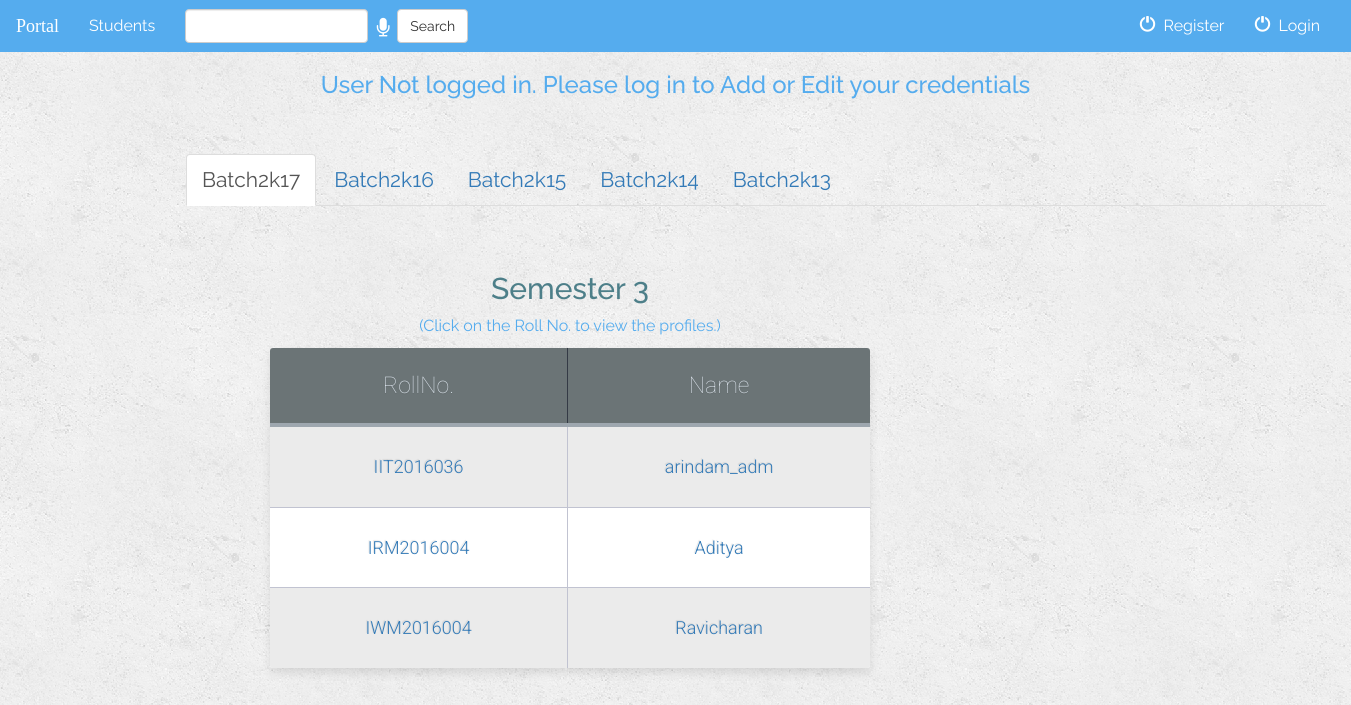
The page /studentportal/ on the database as committed earlier.
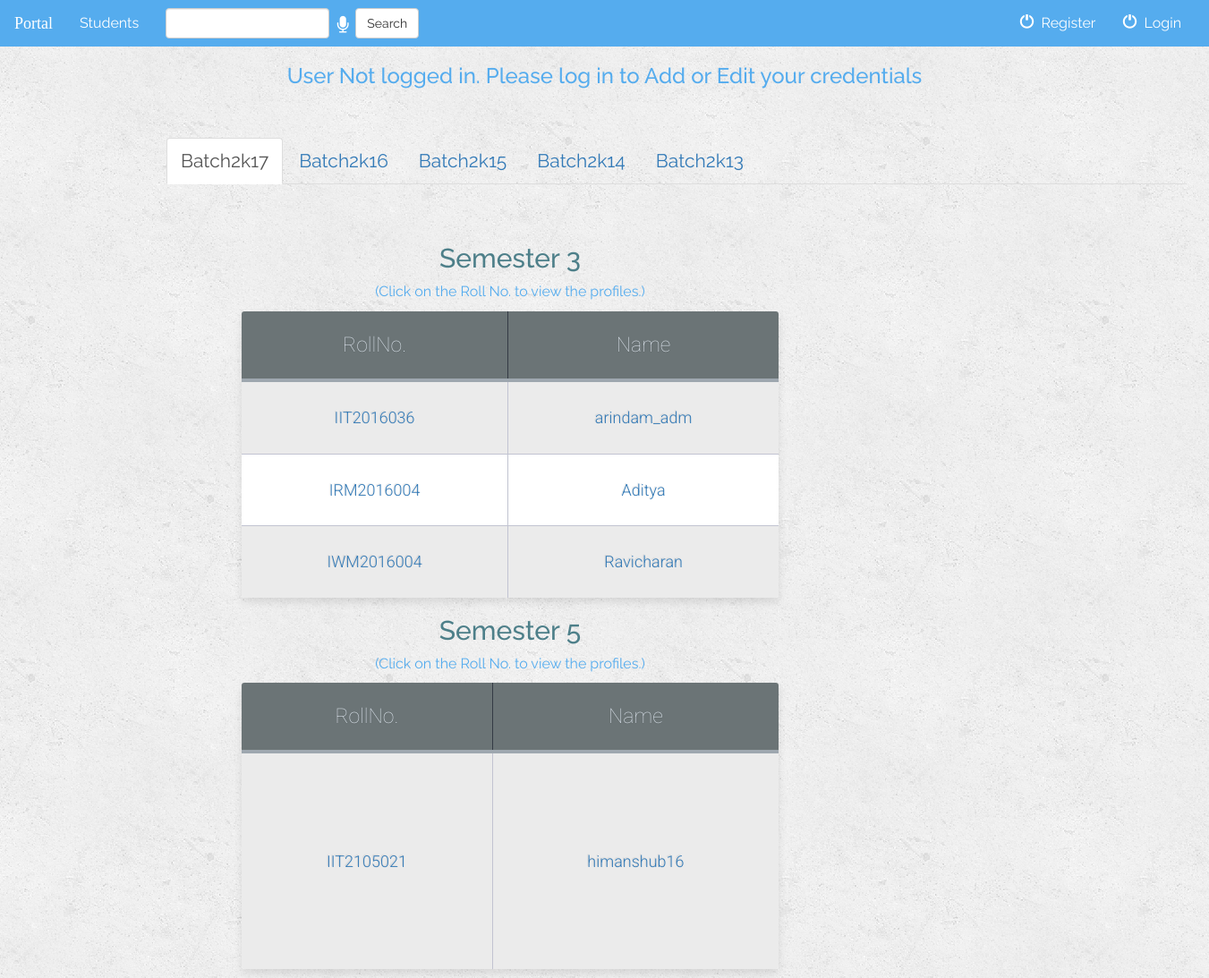
The same page on the database as committed later.
### student/models.py (models this page shows, shortened)
class Student(models.Model):
    user = models.ForeignKey(User,default=None,null=True)
    enrollment_no = models.CharField(max_length=50, default=None, unique=True)
    first_name = models.CharField(max_length=200, default=None)
    last_name = models.CharField(max_length=200, default=None)
    email = models.EmailField(default=None,null=True)
    current_semester = models.IntegerField(default=1, null=True)
    graduation_year = models.IntegerField(null=True)
    is_active = models.BooleanField(default=False)
    created_on = models.DateTimeField(auto_now_add=True)
    updated_on = models.DateTimeField(auto_now=True)

### student/views.py (the view)
class IndexView(View):
    template_name = 'student/index.html'
    def get(self,request):
        sem1 =  Student.objects.filter(current_semester=1).order_by('enrollment_no')
        sem2 =  Student.objects.filter(current_semester=2).order_by('enrollment_no')
        sem3 =  Student.objects.filter(current_semester=3).order_by('enrollment_no')
        sem4 =  Student.objects.filter(current_semester=4).order_by('enrollment_no')
        sem5 =  Student.objects.filter(current_semester=5).order_by('enrollment_no')
        sem6 =  Student.objects.filter(current_semester=6).order_by('enrollment_no')
        sem7 =  Student.objects.filter(current_semester=7).order_by('enrollment_no')
        sem8 =  Student.objects.filter(current_semester=8).order_by('enrollment_no')
        sem9 =  Student.objects.filter(current_semester=9).order_by('enrollment_no')
        sem10 =  Student.objects.filter(current_semester=10).order_by('enrollment_no')
        object_list = []
        query = self.request.GET.get("q")
        if query:
           temp_object_list = Student.objects.filter(Q(user__first_name__contains=query) | Q(enrollment_no__icontains=query)).order_by('enrollment_no')
           object_list = temp_object_list
        context = {'object_list':object_list,'sem1':sem1,'sem2':sem2,'sem3':sem3,'sem4':sem4,'sem5':sem5,'sem6':sem6,'sem7':sem7,'sem8':sem8,'sem9':sem9,'sem10':sem10}
        return render(request,'student/index.html',context)

### student/templates/student/index.html (shortened to what this page needs)
{% extends 'student/base.html' %}
{% block body %}
<div class="container row">
	{% if object_list or sem1 or sem2 or sem3 or sem4 or sem5 or sem6 or sem7 or sem8 or sem9 or sem10 %}
	{% if object_list %}
    	<table class="table-fill">
    	<thead >
    		<tr>
    			<th class="text-center">RollNo.</th>
    			<th class="text-center">Name</th>
    		</tr>
    	</thead>
    	<tbody class="table-hover">
    		{% for student in object_list %}
    		<tr>
    			<td class="text-center"> <a href="{% url 'student:detail' student.id %}" style="text-decoration: none">{{student.enrollment_no}}</a> </td>
    			<td class="text-center"> <a href="{% url 'student:detail' student.id %}" style="text-decoration: none">{{student.user}}</a> </td>
    		</tr>
    		{% endfor %}
    	</tbody>
    	</table>
	{% else %}
<br><br>
	<div class="container" style="margin-left: 15%">
		<ul class="nav nav-tabs">
		  <li class="active"><a data-toggle="tab" href="#batch2k17" style="font-family:Raleway;font-size:21px;">Batch2k17</a></li>
		  <li><a data-toggle="tab" href="#batch2k16" style="font-family:Raleway;font-size:21px;">Batch2k16</a></li>
		  <li><a data-toggle="tab" href="#batch2k15" style="font-family:Raleway;font-size:21px;">Batch2k15</a></li>
			<li><a data-toggle="tab" href="#batch2k14" style="font-family:Raleway;font-size:21px;">Batch2k14</a></li>
			<li><a data-toggle="tab" href="#batch2k13" style="font-family:Raleway;font-size:21px;">Batch2k13</a></li>
		</ul>
	</div>
<br><br>
	{% if sem3 %}
		<h2 style="text-align:center;font-family:Raleway;color:#4D7F89">Semester 3</h2>
        <p style="text-align:center;font-family:Raleway;color: #55acee">(Click on the Roll No. to view the profiles.)<p>
		<table class="table-fill">
    	<thead >
    		<tr>
    			<th class="text-center">RollNo.</th>
    			<th class="text-center">Name</th>
    		</tr>
    	</thead>
    	<tbody class="table-hover">
    		{% for student in sem3 %}
    		<tr>
    			<td class="text-center"> <a href="{% url 'student:detail' student.id %}" style="text-decoration: none">{{student.enrollment_no}}</a> </td>
    			<td class="text-center"> <a href="{% url 'student:detail' student.id %}" style="text-decoration: none">{{student.user}}</a> </td>
    		</tr>
    		{% endfor %}
    	</tbody>
    	</table>
	{% endif %}
	{% if sem4 %}
		<h2 style="text-align:center;font-family:Raleway;color:#4D7F89">Semester 4</h2>
        <p style="text-align:center;font-family:Raleway;color: #55acee">(Click on the Roll No. to view the profiles.)<p>
		<table class="table-fill">
    	<thead >
    		<tr>
    			<th class="text-center">RollNo.</th>
    			<th class="text-center">Name</th>
    		</tr>
    	</thead>
    	<tbody class="table-hover">
    		{% for student in sem4 %}
    		<tr>
    			<td class="text-center"> <a href="{% url 'student:detail' student.id %}" style="text-decoration: none">{{student.enrollment_no}}</a> </td>
    			<td class="text-center"> <a href="{% url 'student:detail' student.id %}" style="text-decoration: none">{{student.user}}</a> </td>
    		</tr>
    		{% endfor %}
    	</tbody>
    	</table>
	{% elif sem5 %}
		<h2 style="text-align:center;font-family:Raleway;color:#4D7F89">Semester 5</h2>
        <p style="text-align:center;font-family:Raleway;color: #55acee">(Click on the Roll No. to view the profiles.)<p>
		<table class="table-fill">
    	<thead >
    		<tr>
    			<th class="text-center">RollNo.</th>
    			<th class="text-center">Name</th>
    		</tr>
    	</thead>
    	<tbody class="table-hover">
    		{% for student in sem5 %}
    		<tr>
    			<td class="text-center"> <a href="{% url 'student:detail' student.id %}" style="text-decoration: none">{{student.enrollment_no}}</a> </td>
    			<td class="text-center"> <a href="{% url 'student:detail' student.id %}" style="text-decoration: none">{{student.user}}</a> </td>
    		</tr>
    		{% endfor %}
    	</tbody>
    	</table>
	{% endif %}
	{% endif %}
	{% else %}
   	         <h3>You don't have any student</h3>
	{% endif %}
</div>
{% endblock %}

### student/templates/student/base.html (shortened to what this page needs)
<html>
<head>
	{% load staticfiles %}
	<link rel="stylesheet" href="https://maxcdn.bootstrapcdn.com/bootstrap/3.3.7/css/bootstrap.min.css">
	<link rel="stylesheet" type="text/css" href="{% static 'student/style.css' %}" />
	<link rel="stylesheet" type="text/css" href="{% static 'student/tables.css' %}" />
	<link rel="stylesheet" type="text/css" href="{% static 'student/tabs.css' %}" />
	<link rel="stylesheet" type="text/css" href="https://maxcdn.bootstrapcdn.com/font-awesome/4.4.0/css/font-awesome.min.css">
</head>
<body>
<nav class="navbar navbar-inverse"  style ="background-color: #55acee;font-family:Raleway;border-color: #55acee">
    <div class="container-fluid">
	<div class="navbar-header">
		<a class="navbar-brand" href="{% url 'student:index' %}" style="color:white">Portal</a>
	</div>
	<div class="collapse navbar-collapse" id="topNavBar">
		<ul class="nav navbar-nav" style="background-color: #55acee" >
			<li class="active navli" style="background-color: #55acee"  >
				<a href="{% url 'student:index' %}" style="background-color: #55acee" class="nava navli">Students</a>
			</li>
		</ul>
    <form class="navbar-form navbar-left" role="search" method="get" action="#">
      <div class="form-group">
					<input type="text" palceholder="SearchHere" class="form-control" name="q" id="q" value="{{ request.GET.q }}" />
			</div>
      <div class="form-group">
					<i class="fa fa-microphone" aria-hidden="true" onclick="startDictation()" style="color: white;margin-left: 35%;font-size: 20px;margin-top: 25%;"></i>
			</div>&nbsp;&nbsp;
      <div class="form-group">
					<button type="submit" class="btn btn-default" id="searchbtn" >Search</button>
		  </div>
		</form>
		<ul class="nav navbar-nav navbar-right">
			{% if request.user.is_authenticated %}
			<li class="navli">
				<a href="{% url 'student:ranks' %}" class="nava">
					<span class="glyphicon glyphicon-th" aria-hidden="true"></span>&nbsp;
					Ranking
				</a>
			</li>
      <li class="navli">
				<a href="{% url 'student:studentupdate' %}" class="nava">
					<span class="glyphicon glyphicon-off" aria-hidden="true"></span>&nbsp;
					Update details
				</a>
			</li>
			<li class="navli">
				<a href="{% url 'student:studentcreate' %}" class="nava">
					<span class="glyphicon glyphicon-off" aria-hidden="true"></span>&nbsp;
					Add details
				</a>
			</li>
			<li class="navli">
				<a href="{% url 'student:logout' %}" class="nava">
					<span class="glyphicon glyphicon-off" aria-hidden="true"></span>&nbsp;
					Logout
				</a>
			</li>
      {% else %}
      <li class="navli">
				<a href="{% url 'student:register' %}" class="nava">
					<span class="glyphicon glyphicon-off" aria-hidden="true" ></span>&nbsp;
					Register
				</a>
			</li>
			<li class="navli">
				<a href="{% url 'student:login' %}" class="nava" >
					<span class="glyphicon glyphicon-off" aria-hidden="true"></span>&nbsp;
					Login
				</a>
			</li>
			{% endif %}
		</ul>
	</div>
</div>
</nav>
{% if not user.username %}
<h3 style ="text-align: center;color: #55acee;font-family:Raleway;" >User Not logged in. Please log in to Add or Edit your credentials</h3>
{% else %}
<h3 style ="text-align: center;color: #55acee;font-family:Raleway;">Welcome {{user.username}}</h3>
{% endif %}
{% block body %}
{% endblock %}
</body>
</html>

### student/static/student/style.css (style rules this page uses)
html { -webkit-background-size: cover; -moz-background-size: cover; -o-background-size: cover; background-size: cover; }
.navbar { border-radius:0; }
.navbar-brand { font-family:'Satisfy', cursive; }
a { text-decoration: none; }

### student/static/student/tables.css (style rules this page uses)
body { background: url(images/back.jpg); background-color: #76b852;#4CAF50;#8af29a; font-family: "Roboto", helvetica, arial, sans-serif; font-size: 16px; font-weight: 400; text-rendering: optimizeLegibility; }
.table-fill { background: white; border-radius:3px; border-collapse: collapse; height: 320px; margin: auto; max-width: 600px; padding:5px; width: 100%; box-shadow: 0 5px 10px rgba(0, 0, 0, 0.1); animation: float 5s infinite; }
th { color:#D5DDE5;; background:#6B7476; border-bottom:4px solid #9ea7af; border-right: 1px solid #343a45; font-size:23px; font-weight: 100; padding:24px; text-align:left; text-shadow: 0 1px 1px rgba(0, 0, 0, 0.1); vertical-align:middle; }
th:first-child { border-top-left-radius:3px; }
th:last-child { border-top-right-radius:3px; border-right:none; }
tr { border-top: 1px solid #C1C3D1; border-bottom-: 1px solid #C1C3D1; color:#666B85; font-size:16px; font-weight:normal; text-shadow: 0 1px 1px rgba(256, 256, 256, 0.1); }
tr:first-child { border-top:none; }
tr:last-child { border-bottom:none; }
tr:nth-child(odd) td { background:#EBEBEB; }
tr:last-child td:first-child { border-bottom-left-radius:3px; }
tr:last-child td:last-child { border-bottom-right-radius:3px; }
td { background:#FFFFFF; padding:20px; text-align:left; vertical-align:middle; font-weight:300; font-size:18px; text-shadow: -1px -1px 1px rgba(0, 0, 0, 0.1); border-right: 1px solid #C1C3D1; }
td:last-child { border-right: 0px; }
th.text-center { text-align: center; }
td.text-center { text-align: center; }

### student/templates/student/base.html (style rules this page uses)
.navli .nava { color: white !important; }

Rows that differ between the two databases and show on the page:
added Student: enrollment_no "IIT2105021", user "himanshub16", shown under "Semester 5"
Other text that changed with them:
text now shown: "Semester 5 (Click on the Roll No. to view the profiles.) RollNo. Name"
